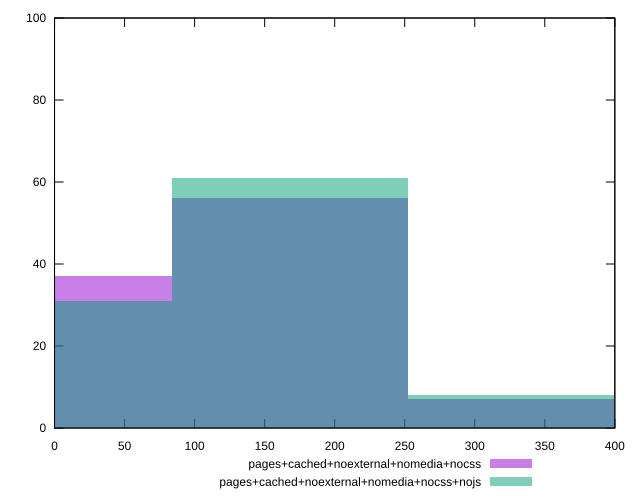

Write the gnuplot code that produced this figure.
reset

$pagesCachedNoexternalNomediaNocss <<EOF
168.32461610011117 56
0 37
336.64923220022234 7
EOF

$pagesCachedNoexternalNomediaNocssNojs <<EOF
168.32461610011117 61
336.64923220022234 8
0 31
EOF

set key outside below
set boxwidth 168.32461610011117
set xrange [0:400]
set yrange [0:100]
set trange [0:100]
set style fill transparent solid 0.5 noborder
set terminal svg size 640, 500 enhanced background rgb 'white'
set output "reprap/uses-optimized-images/comparison/histogram/4_vs_5.svg"

plot $pagesCachedNoexternalNomediaNocss title "pages+cached+noexternal+nomedia+nocss" with boxes, \
     $pagesCachedNoexternalNomediaNocssNojs title "pages+cached+noexternal+nomedia+nocss+nojs" with boxes

reset
